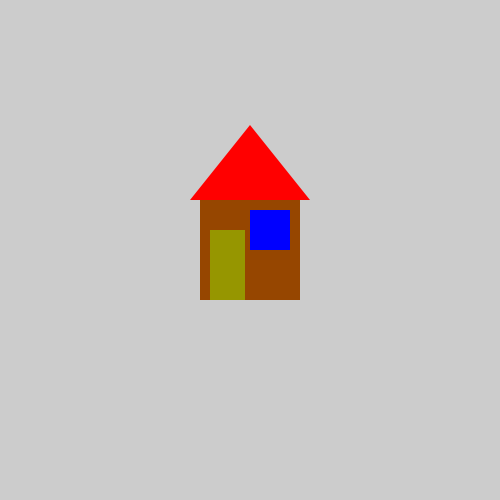
Frame 1 (no input)
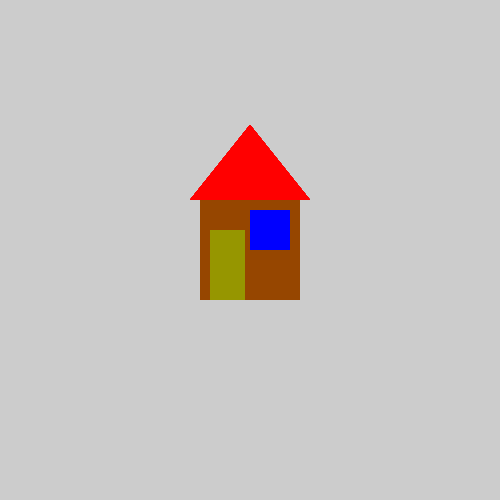
Frame 60 (the mouse pressed at the canvas centre just before this capture)
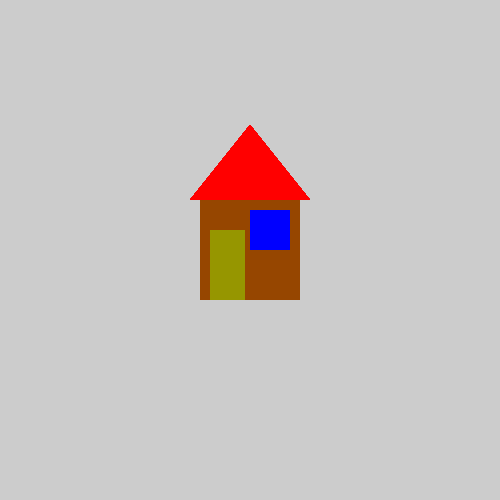
Frame 120 (the mouse held since frame 60 and released just before this capture)

The Processing sketch that drew these frames (run headless with seeded random() and noise(); from frame 60 on, the mouse is pressed at the canvas centre):

// Processing sketch: house
// ── house.pde
void setup() {
 size(500, 500); 
}

void draw() {
  // build a house!
  noStroke();
  fill( 150, 70, 0);
  rect(200, 200, 100, 100);
  fill(255, 0, 0);
  triangle(190, 200, 250, 125, 310, 200);
  fill(0, 0, 255);
  rect(250, 210, 40, 40);
  fill(150, 150, 0);
  rect(210, 230, 35, 70);
}
